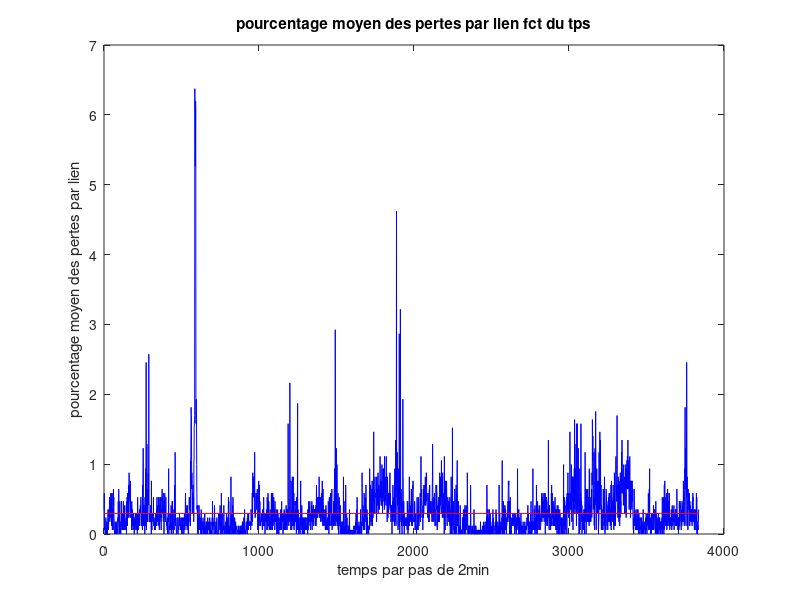
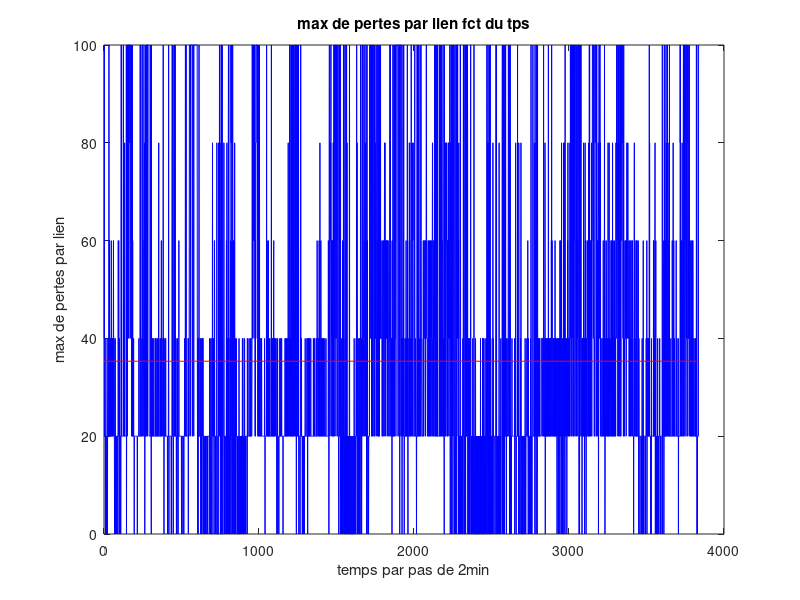
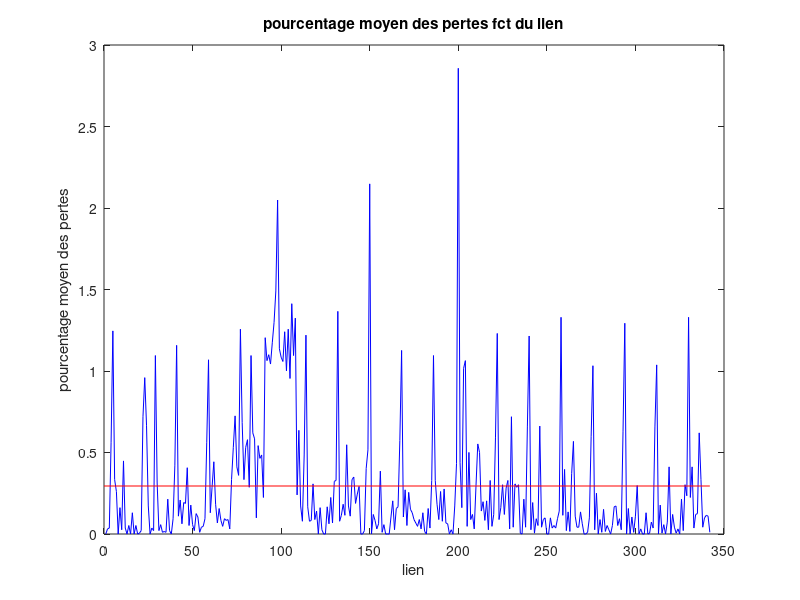
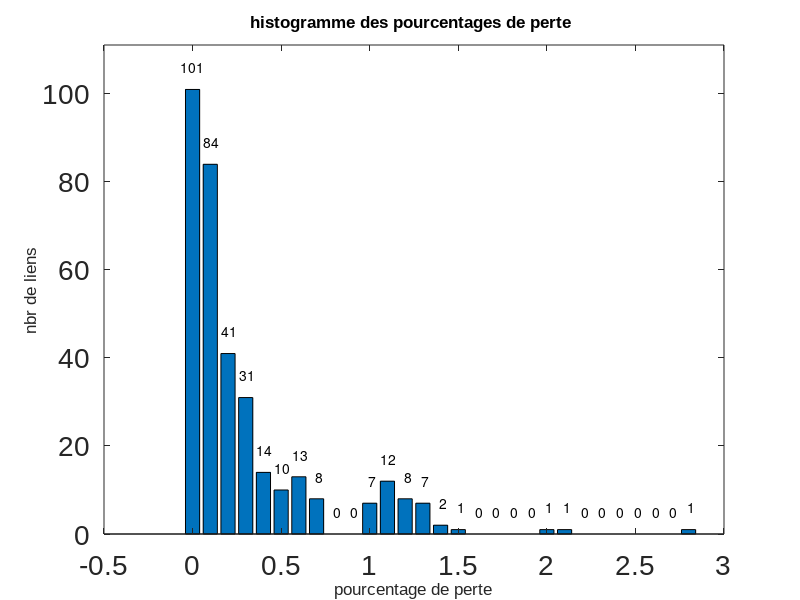

Write MATLAB code to recreate these figures, in order.
close all
clear all
clc

nb_lien= 342; % nombre de liens 
duree = 3836; % duree de l'experience en 2min

A= importdata('pertes.txt'); % recuperer le fichier des pourcentages de perte

%%%%%%%%%%%%%%%% Pourcentage moyen des pertes par lien en fonction du temps %%%%%%%%%%%%%%%%

B= matintrlv(A,length(A)/duree,duree); % regrouper à la suite dans un seul vecteur les pourcentages de perte enregistrés dans le mm tps  
B= reshape(B,nb_lien,length(B)/nb_lien); % chaque vecteur correspond au meme tps

for i=1:duree
   perte_tps(i) = mean(B(:,i));
   max_perte_tps(i) = max(B(:,i));
end

moyenne_tps = mean(perte_tps);
max_tps = mean(max_perte_tps);

figure 
plot (perte_tps,'b');
hold on 
plot ( [0,duree],[moyenne_tps, moyenne_tps] , 'r');
hold off 
ylabel('pourcentage moyen des pertes par lien');
xlabel('temps par pas de 2min');
title('pourcentage moyen des pertes par lien fct du tps');
saveas(gcf,'pertes_tps','fig');

figure 
plot (max_perte_tps,'b');
hold on 
plot ( [0,duree],[max_tps, max_tps] , 'r');
hold off 
ylabel('max de pertes par lien');
xlabel('temps par pas de 2min');
title('max de pertes par lien fct du tps');
saveas(gcf,'max_tps','fig');

%%%%%%%%%%%%%%%% Pourcentage moyen des pertes sur toute l'expérience en fonction du lien%%%%%%%%%%%%%%%%

C = reshape(A, duree,length(A)/duree);

for i=1:nb_lien
    perte_lien(i) = mean(C(:,i));
end

moyenne_lien = mean(perte_lien);

figure
plot (perte_lien,'b');
hold on 
plot ( [0,nb_lien],[moyenne_lien, moyenne_lien] , 'r');
hold off 
ylabel('pourcentage moyen des pertes');
xlabel('lien');
title('pourcentage moyen des pertes fct du lien');
saveas(gcf,'pertes_lien','fig');


[n, xout] = hist(perte_lien,0:0.1:max(perte_lien));
figure;
bar(xout, n);
c = .05;
text(xout, n+c*max(n), num2str(n(:)), 'horizontalalignment', 'center')
set(gca, 'ylim', [0 max(n)*(1+2*c)]);
ylabel('\fontname{arial}\fontsize{17}nbr de liens');
xlabel('\fontname{arial}\fontsize{17}pourcentage de perte');
title('\fontname{arial}\fontsize{17}histogramme des pourcentages de perte ');
set(gca, 'FontSize', 20, 'fontName','arial');
saveas(gcf,'hist_perte_lien','fig');



figure;
[h,stats] = cdfplot(perte_lien);
set(h,'color','r','LineStyle','-');
ydata = get(h,'YData');
ydata = ydata.*100;
set(h,'YData',ydata);

ylabel('\fontname{arial}\fontsize{17}pourcentage des liens');
xlabel('\fontname{arial}\fontsize{17}pourcentage de pertes');
title('\fontname{arial}\fontsize{17}');
set(gca, 'FontSize', 20, 'fontName','arial');
saveas(gcf,'repar_perte_lien','fig');